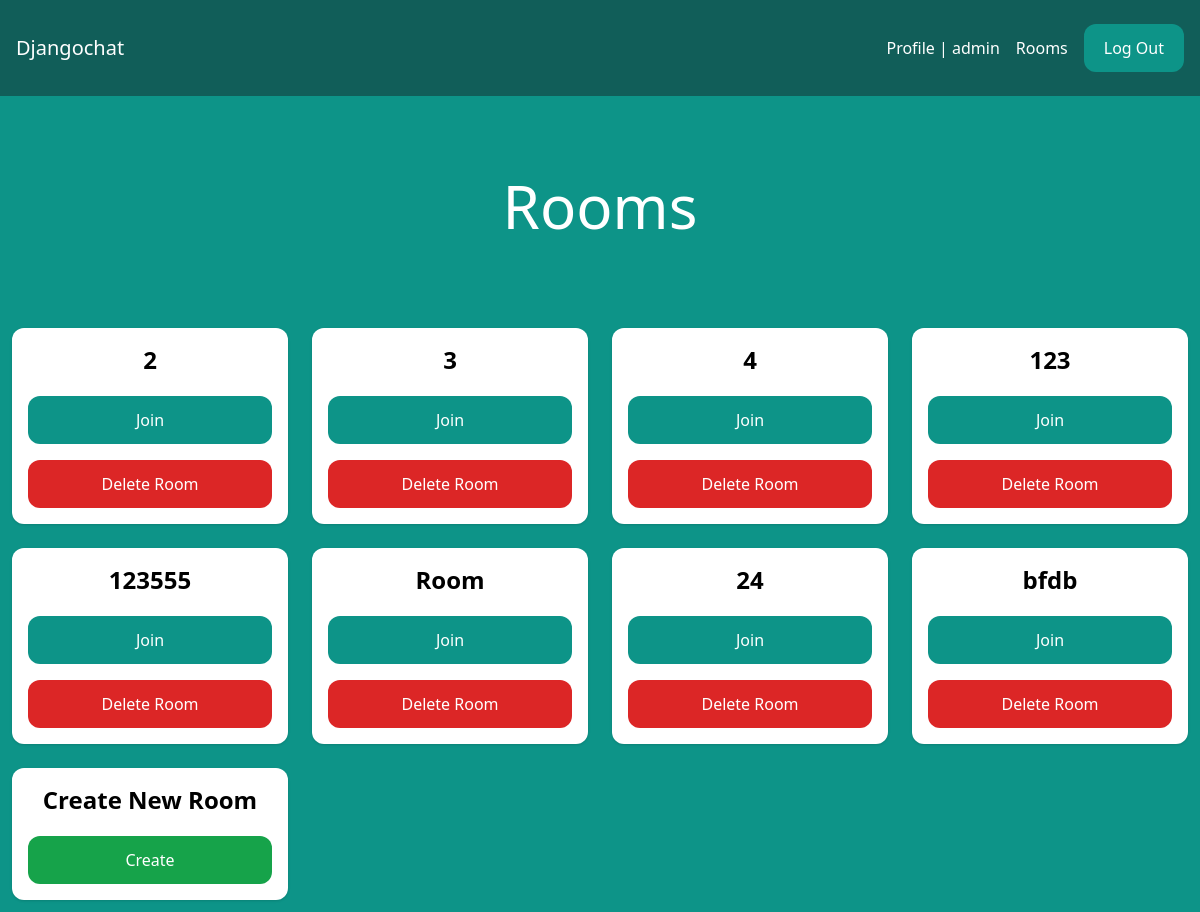
The page /rooms/ (signed in) on the database as committed earlier.
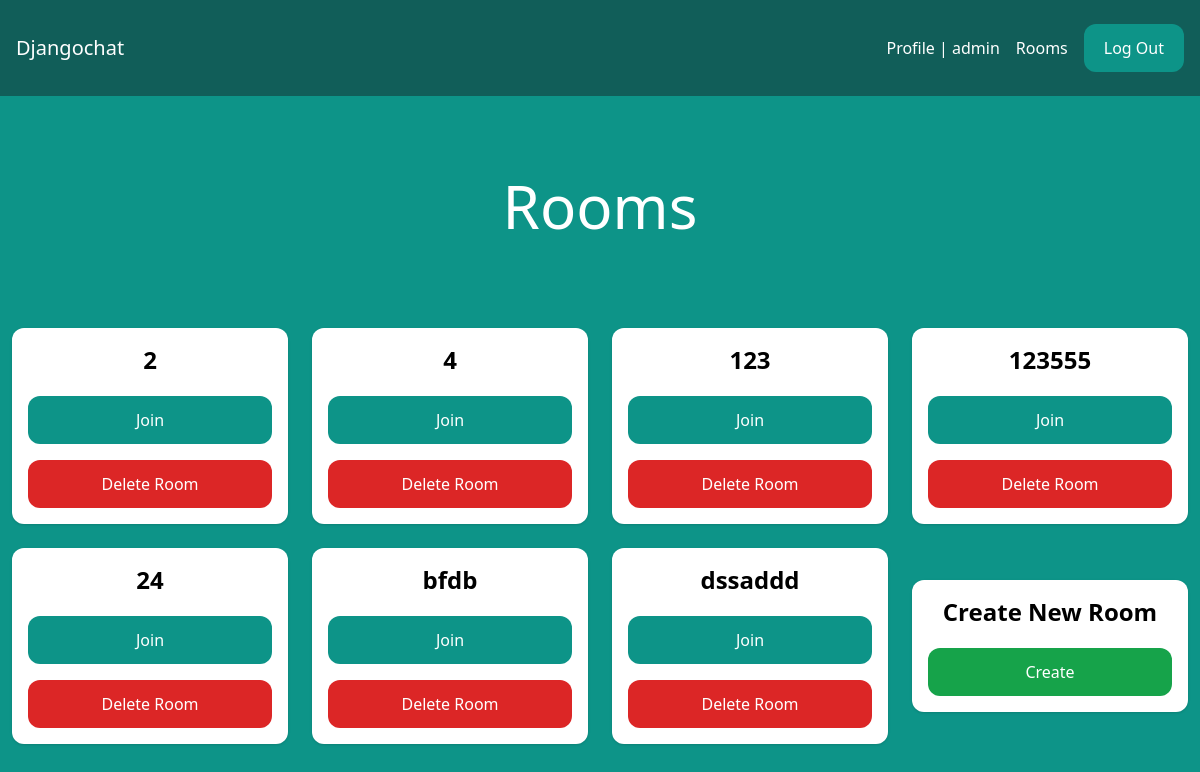
The same page on the database as committed later.
### chat/models.py (models this page shows, shortened)
class Room(models.Model):
    name = models.CharField(max_length=255)
    slug = models.SlugField(unique=True)
    users = models.ManyToManyField(User, related_name='room_users', blank=True, default=None)

### chat/views.py (the view)
# urls.py: path("", views.rooms, name="rooms"),
@login_required
def rooms(request):
    rooms = Room.objects.all()
    return render(request, 'rooms.html', {'rooms': rooms})

### templates/rooms.html (shortened to what this page needs)
{% extends 'base.html' %}
{% block content %}
    <div class="p-10 lg:p-20 text-center">
        <h1 class="text-3xl lg:text-6xl text-white">Rooms</h1>
    </div>
    <div class="w-full flex flex-wrap items-center">
        {% for room in rooms %}
            <div class="w-full lg:w-1/4 px-3 py-3">
                <div class="p-4 bg-white shadow rounded-xl text-center">
                    <h2 class="mb-5 text-2xl font-semibold">{{ room.name }}</h2>
                    <a href="{% url 'room' room.slug %}"
                       class="px-5 py-3 block rounded-xl text-white bg-teal-600 hover:bg-teal-700">Join</a>
                    <a href="{% url 'room_delete' room_name=room.slug %}"
                       class="mt-4 px-5 py-3 block rounded-xl text-white bg-red-600 hover:bg-red-700">
                        Delete Room
                    </a>
                </div>
            </div>
        {% endfor %}
        <div class="w-full lg:w-1/4 px-3 py-3">
            <div class="p-4 bg-white shadow rounded-xl text-center">
                <h2 class="mb-5 text-2xl font-semibold">Create New Room</h2>
                <a href="{% url 'room_create' %}"
                   class="px-5 py-3 block rounded-xl text-white bg-green-600 hover:bg-green-700">Create</a>
            </div>
        </div>
    </div>
{% endblock %}

Rows that differ between the two databases and show on the page:
removed Room: name "3"
removed Room: name "Room"
added Room: name "dssaddd"
